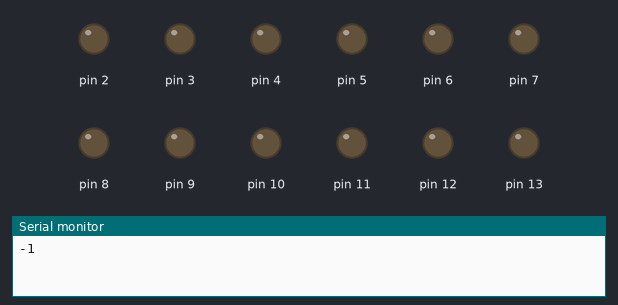
The sketch below on a simulated Arduino Uno, built with avr-gcc and run on an emulated ATmega328P. On the bench: output pins drawn as LEDs (lit = HIGH), the last lines printed to the serial monitor. Pins used as bus, display or sensor lines are not drawn.

Above: at 0.1 s.
At 7.1 s:
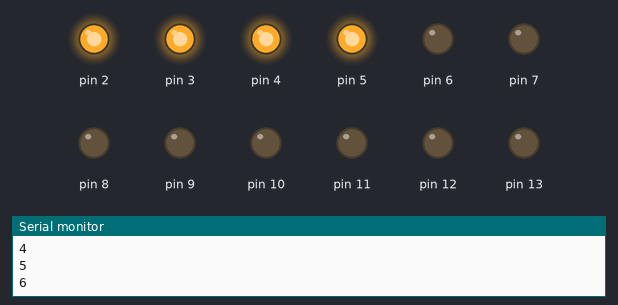
At 11.1 s:
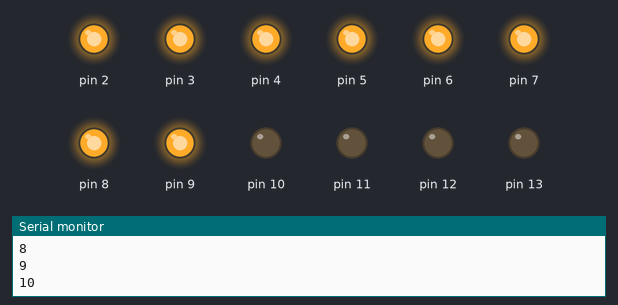
At 15.1 s:
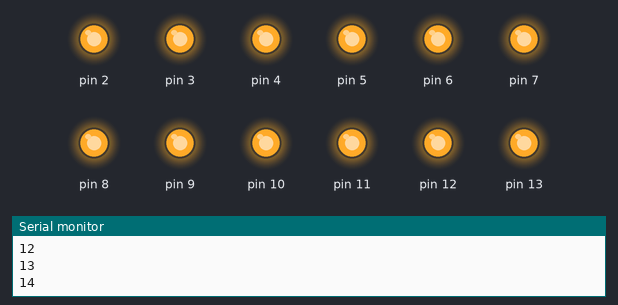
At 27.1 s:
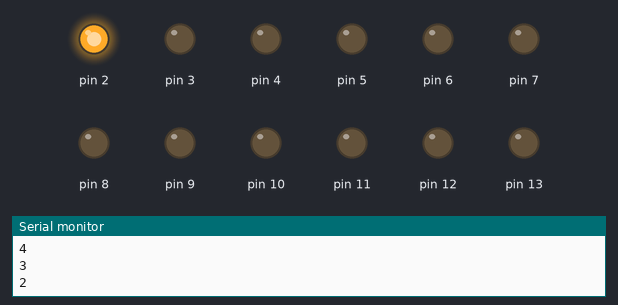
At 39.1 s:
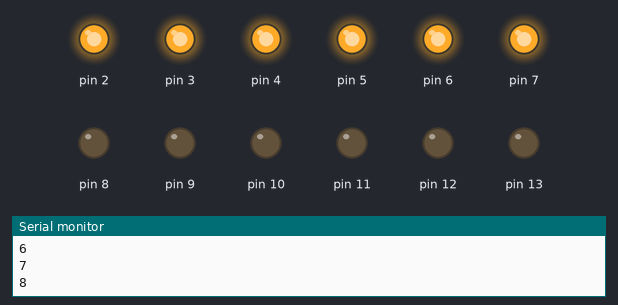
Timing chart, 0 to 40.0 s (numbered marks = the images above):
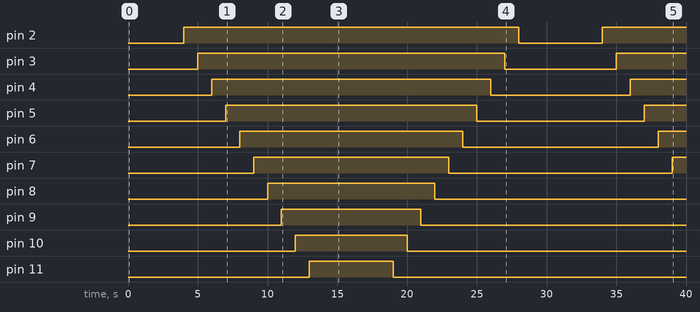

Measured:
- by itself, pin 2: LOW → HIGH at 4.0 s, → LOW 24.0 s later, → HIGH 6.0 s later
- by itself, pin 3: LOW → HIGH at 5.0 s, → LOW 22.0 s later, → HIGH 8.0 s later
- by itself, pin 4: LOW → HIGH at 6.0 s, → LOW 20.0 s later, → HIGH 10.0 s later
- by itself, pin 5: LOW → HIGH at 7.0 s, → LOW 18.0 s later, → HIGH 12.0 s later
- by itself, pin 6: LOW → HIGH at 8.0 s, → LOW 16.0 s later, → HIGH 14.0 s later
- by itself, pin 7: LOW → HIGH at 9.0 s, → LOW 14.0 s later, → HIGH 16.0 s later
- by itself, pin 8: LOW → HIGH at 10.0 s, → LOW 12.0 s later
- by itself, pin 9: LOW → HIGH at 11.0 s, → LOW 10.0 s later

The sketch:

sketch_apr19b.ino
```cpp
int pin = 0;
int mode = 1;
int plus = 1;

void setup() {
  // put your setup code here, to run once:
  Serial.begin(9600);
  for(int i = 0; i <= 13; i++){
    pinMode(i, OUTPUT);
  }
}

void All_led(int mode){
  for(int pin = 0; pin <= 13; pin++){
    digitalWrite(pin, mode);
  }
}

void loop() {
  // put your main code here, to run repeatedly:

  if(pin > 13){
    mode = 1;
  }
  if(pin < 0){
    mode = 0;
  }

  if (mode == 1){
    digitalWrite(pin, LOW);
    pin --;
  }
  else{
    digitalWrite(pin, HIGH);
    pin ++;
  }

  Serial.println(pin);
  delay(1000);

  /*delay(500);

  if(plus == 1){
    digitalWrite(pin, HIGH);
  }
  else {
    digitalWrite(pin, LOW);
  }

  delay(500);

  if (pin == 14){
    digitalWrite(pin, LOW);
    plus = -1;
  }
  else if(pin == 1){
    digitalWrite(pin, HIGH);
    plus = 1;
  }

  pin += plus;*/

  /*digitalWrite(pin, HIGH);

  if(pin < 14){
    pin++;
  }
  else {
    All_led(0);
    pin = 0;
  }


  delay(1000);*/

  /*All_led(1);
  delay(1000);
  All_led(0);
  delay(1000);*/

}
// 시리얼 통신은 데이터를 하나 하나씩 보낸다.
```
